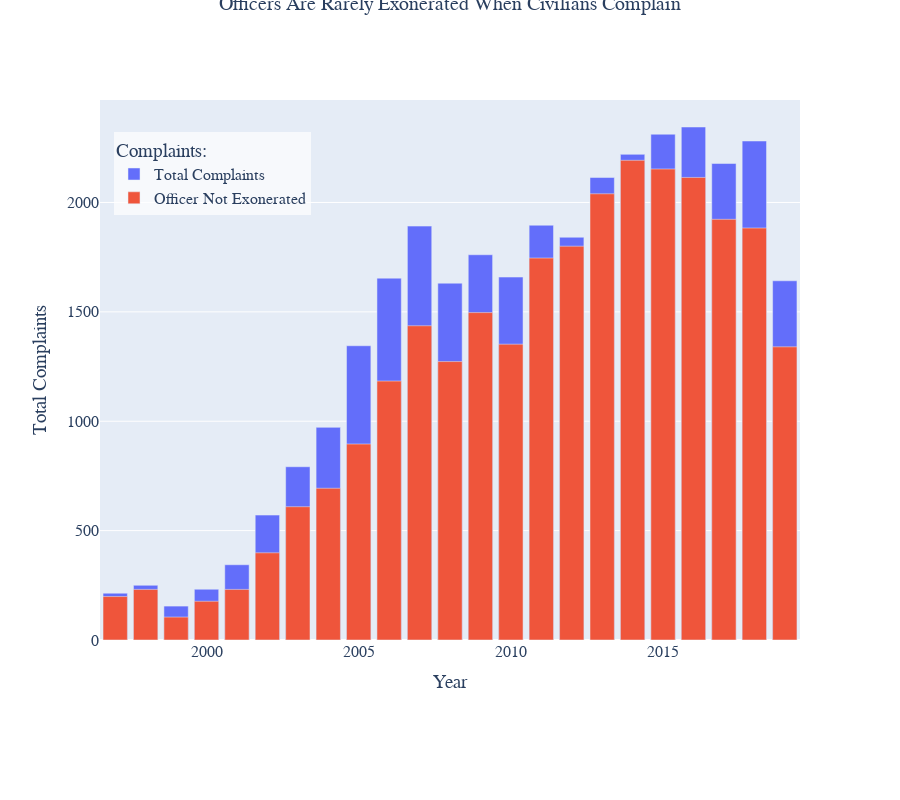

Notebook cell for this chart:
### Code cell
df_nonexo = (
    dispos
    [dispos["board_disposition"] != "Exonerated"]
    .groupby("year_received")
    [["count", "percent"]]
    .sum().reset_index()
    .query("year_received>1996")
)

df_tot = (
    dispos
    .groupby("year_received")
    ["total"]
    .first()
    .reset_index()
    .query("year_received>1996")
)

fig = go.Figure()

fig.add_trace(go.Bar(
    x=df_tot["year_received"],
    y=df_tot["total"],
    name="Total Complaints",
    hovertemplate="In %{x}, there were %{y} complaints.<extra></extra>"
))
fig.add_trace(go.Bar(
    x=df_nonexo["year_received"],
    y=df_nonexo['count'],
    name="Officer Not Exonerated",
    yaxis = "y2",
    hovertemplate="In %{x}, %{y} officers were not exonerated.<extra></extra>"
))

fig.update_layout(
    xaxis=dict(title="Year"),
    legend=dict(title="Complaints:",
                x=0.02, xanchor='left', xref='paper',
                y=0.94, yanchor='top', yref='paper',
                bgcolor="rgba(255,255,255,.7)",),
    font=dict(size=16, family="Arial, sans-serif"),
    barmode="overlay",
    autosize=True,
    height=800,
    yaxis = dict(
        title="Total Complaints",
        side='left',
        fixedrange=True),
    yaxis2=dict(
        overlaying='y', 
        range=[0,2050],
        showgrid=False,
        showticklabels=False,
        fixedrange=True),
    annotations=[
        dict(
            text="Overwhelming Misconduct at NYPD",
            font=dict(size=24),
            x=0.5,
            y=1.4,
            xref='paper', yref='paper', 
            xanchor='center', yanchor='top',
            showarrow=False, align='center'
        ),
        dict(
            text = "Officers Are Rarely Exonerated When Civilians Complain",
            font=dict(size=20),
            x=0.5,
            y=1.2,
            xanchor='center', yanchor='top',
            xref='paper',yref='paper', 
            showarrow=False, align='center'
        ),
        dict(
            text=('Figure 1:'),
            font=(dict(size=16, color = "rgba(0,0,0,.6)")),
            x = 0, y = -0.465,
            xanchor='left', yanchor='bottom',
            xref='paper',yref='paper', showarrow=False, align='left'
        ),
        dict(
            text=(
                'Beginning in the early 2000\'s, the NYPD began receiving an increasing number of complaints against its officers. <br>'
                'In these vast majority of complaints, the officer involved was not found to have been following department policy.<br>'
                'By 2007, well over 1,000 of these complaints were being made each year to the NYPD.'
            ),
            font=(dict(size=16, color = "rgba(0,0,0,.6)")),
            x = 0.08, y = -0.685,
            xanchor='left', yanchor='bottom',
            xref='paper',yref='paper', showarrow=False, align='left'
        ),
    ],
    margin=dict(l=100, r=100, t=100, b=160),
)

fig.show()

pio.write_json(fig, "figures/against_nypd_misconduct.json")

### Figure 1 — Plotly figure (JSON) as saved in the notebook; plotly's stock layout.template omitted (floating-point values rounded to 4 significant figures)
{"data": [{"hovertemplate": "In %{x}, there were %{y} complaints.<extra></extra>", "name": "Total Complaints", "type": "bar", "x": [1997, 1998, 1999, 2000, 2001, 2002, 2003, 2004, 2005, 2006, 2007, 2008, 2009, 2010, 2011, 2012, 2013, 2014, 2015, 2016, 2017, 2018, 2019], "y": [214, 250, 155, 232, 344, 571, 792, 972, 1345, 1654, 1892, 1631, 1761, 1659, 1896, 1841, 2114, 2220, 2312, 2345, 2178, 2281, 1642]}, {"hovertemplate": "In %{x}, %{y} officers were not exonerated.<extra></extra>", "name": "Officer Not Exonerated", "type": "bar", "x": [1997, 1998, 1999, 2000, 2001, 2002, 2003, 2004, 2005, 2006, 2007, 2008, 2009, 2010, 2011, 2012, 2013, 2014, 2015, 2016, 2017, 2018, 2019], "y": [165, 192, 87, 147, 192, 331, 506, 576, 744, 983, 1193, 1057, 1243, 1123, 1450, 1495, 1694, 1821, 1788, 1756, 1597, 1564, 1113], "yaxis": "y2"}], "layout": {"annotations": [{"align": "center", "font": {"size": 24}, "showarrow": false, "text": "Overwhelming Misconduct at NYPD", "x": 0.5, "xanchor": "center", "xref": "paper", "y": 1.4, "yanchor": "top", "yref": "paper"}, {"align": "center", "font": {"size": 20}, "showarrow": false, "text": "Officers Are Rarely Exonerated When Civilians Complain", "x": 0.5, "xanchor": "center", "xref": "paper", "y": 1.2, "yanchor": "top", "yref": "paper"}, {"align": "left", "font": {"color": "rgba(0,0,0,.6)", "size": 16}, "showarrow": false, "text": "Figure 1:", "x": 0, "xanchor": "left", "xref": "paper", "y": -0.465, "yanchor": "bottom", "yref": "paper"}, {"align": "left", "font": {"color": "rgba(0,0,0,.6)", "size": 16}, "showarrow": false, "text": "Beginning in the early 2000's, the NYPD began receiving an increasing number of complaints against its officers. <br>In these vast majority of complaints, the officer involved was not found to have been following department policy.<br>By 2007, well over 1,000 of these complaints were being made each year to the NYPD.", "x": 0.08, "xanchor": "left", "xref": "paper", "y": -0.685, "yanchor": "bottom", "yref": "paper"}], "autosize": true, "barmode": "overlay", "font": {"family": "Arial, sans-serif", "size": 16}, "height": 800, "legend": {"bgcolor": "rgba(255,255,255,.7)", "title": {"text": "Complaints:"}, "x": 0.02, "xanchor": "left", "xref": "paper", "y": 0.94, "yanchor": "top", "yref": "paper"}, "margin": {"b": 160, "l": 100, "r": 100, "t": 100}, "xaxis": {"title": {"text": "Year"}}, "yaxis": {"fixedrange": true, "side": "left", "title": {"text": "Total Complaints"}}, "yaxis2": {"fixedrange": true, "overlaying": "y", "range": [0, 2050], "showgrid": false, "showticklabels": false}}}
